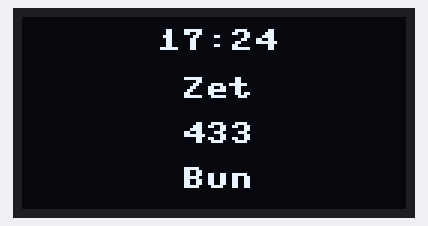
This program was run on a simulated MicroPython board. Shown: 128×64 one-colour display. WiFi joins after 1.5 s; the clock reads 2024-03-15 10:24:30 at power-on unless the program sets it; deep sleep restarts the program when it ends; what the program prints to the serial console is not drawn.

Above: at 2.2 s.
At 30.5 s:
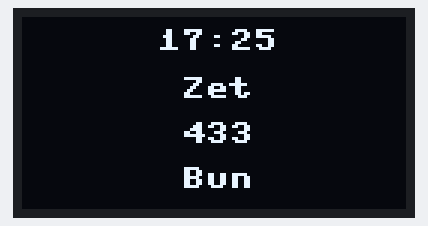
At 90.9 s:
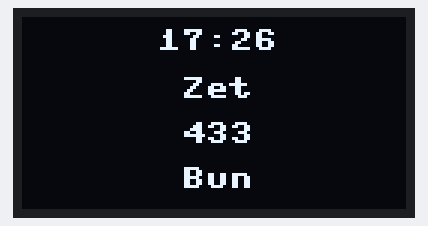

The program:

main.py
```python
# main.py - Chương trình kiểm tra OLED bằng thư viện

from machine import Pin, I2C, deepsleep, RTC
import time
import network
import ntptime
import esp
import gc
from ssd1306 import SSD1306_I2C

esp.osdebug(None)
gc.collect()
ssid = '12B05'
password = '11111112'

OLED_WIDTH = 128
OLED_HEIGHT = 64
OLED_ADDR = 0x3C

I2C_SCL_PIN = 22
I2C_SDA_PIN = 21

first_day = (2023, 1, 7, 0, 0, 0, 0, 0)
new_day = False

rtc = RTC()

def connect_wifi_settime():
    #Connect to Wi-Fi
    try:
        station = network.WLAN(network.STA_IF)
        station.active(True)
        station.connect(ssid, password)
        count = 15
        while station.isconnected() == False:
            print('.')
            time.sleep(1)
        print('Connect Wi-Fi success!!!')
    except:
        print('Error when connect to Wi-Fi:')

    #Set time
    if station.isconnected():
        try:
            ntptime.settime()
            print("Đồng bộ thời gian thành công!")
            rtc.memory(b'done wifi')
        except OSError as e:
            print("Lỗi đồng bộ thời gian:", e)

def count_num(num):
    count = 0
    while num > 0:
        num = num // 10
        count += 1
    return count

def run_clock():
    #Get VN Time
    utc_time = time.time()
    vn_time = utc_time + 7 * 3600
    current_time = time.localtime(vn_time)
    time_str = f"{current_time[3]:02d}:{current_time[4]:02d}"
    second = current_time[5]

    #Calculate days
    count = (vn_time - time.mktime(first_day)) // (24 * 60 * 60)
    count_number = (128 - (count_num(count)*6 + (count_num(count)-1)*2)) // 2

    #Set up OLED
    i2c = I2C(0, scl=Pin(I2C_SCL_PIN), sda=Pin(I2C_SDA_PIN), freq=400000)
    oled = SSD1306_I2C(OLED_WIDTH, OLED_HEIGHT, i2c, OLED_ADDR)

    #Display infor
    oled.text(f'{time_str}', 45, 4)
    oled.text('Zet', 53, 20)
    oled.text(f'{count}', count_number, 35)
    oled.text('Bun', 53, 50)
    oled.show()

    #Deepsleep
    deepsleep((60 - second)*1000)

if rtc.memory() != b'done wifi':
    connect_wifi_settime()
else:
    print("Thức dậy từ Deepsleep (Warm Boot).")

run_clock()
```

Measured:
- what the display in image 0 shows lasts 28.4 s, from 2.1 s to 30.5 s
- what the display in image 1 shows lasts 60.3 s, from 30.5 s to 90.8 s
